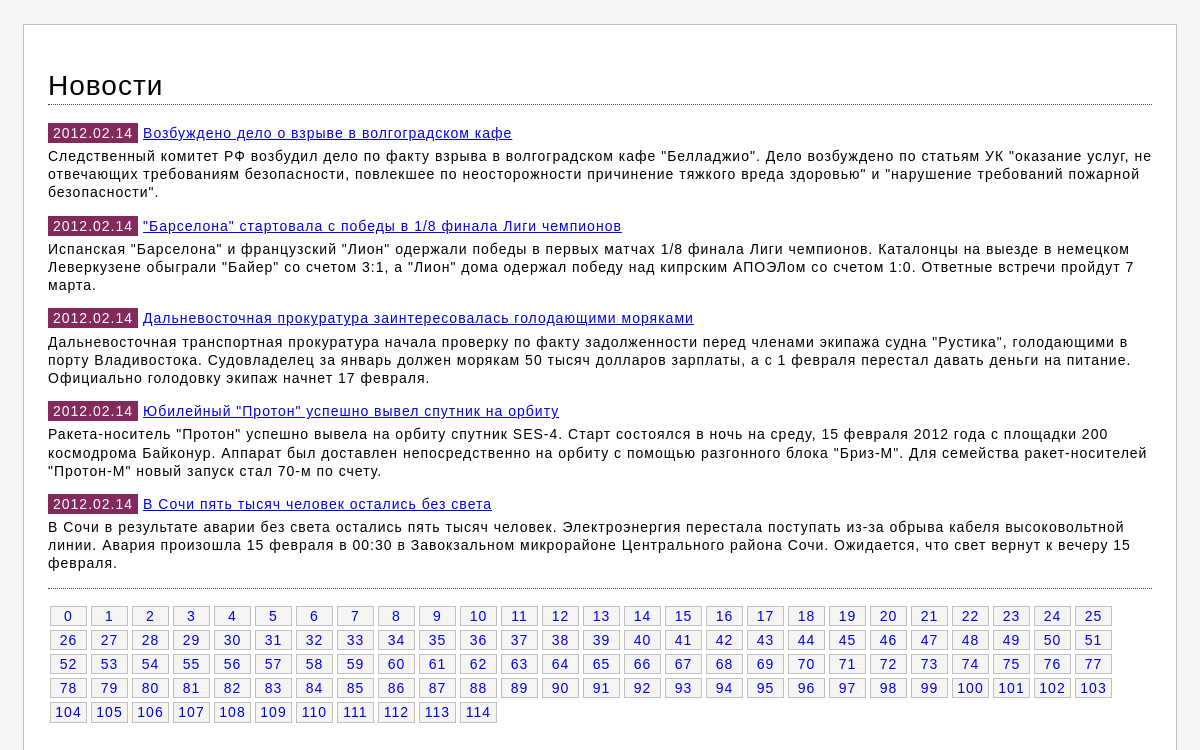
The page /news.php?page=2 on the database its author committed.
### tables this page shows
CREATE TABLE `news` (
  `id` int(11) unsigned NOT NULL AUTO_INCREMENT,
  `idate` int(11) unsigned NOT NULL DEFAULT '0',
  `title` varchar(250) NOT NULL DEFAULT '',
  `announce` text,
  `content` text,
  PRIMARY KEY (`id`),
  KEY `id` (`id`),
  KEY `idx_news_idate` (`idate`)
);

### news.php (the view, shortened to what this page needs)
<?php
  require_once 'header.php';
  require_once 'config.php';
    $limitStart = $_GET['page'] * 5;
    if ($result = $newsdb->query('SELECT id, title, announce, idate FROM news ORDER BY idate DESC LIMIT '.$limitStart.', 5')) {
        echo '<h1 class="article-header">Новости</h1>';
        while ( $row = $result->fetch_assoc() ) {
        echo('<div class="articleList"><div class="articleList-title"><span class="articleList-date">'. gmdate("Y.m.d", $row['idate']) .'</span><a href="viev.php?id='.$row['id'].'" class="articleList-link">' . $row['title'] . '</a></div>'
            . '<div class="articleList-announce">' . $row['announce'] . '</div></div>');
        }
    }
 ?>
 <div class="dottedLine"></div>
 <div class="pages">
   <?php
    if ($news = $newsdb->query('SELECT * FROM news')) {
      $pages = ceil(mysqli_num_rows($news) / 5);
    }
    for ($page = 0;$page <= $pages;$page++){
      echo('<a class="pages-link" href="/news.php?page='.$page.'">'.$page.'</a>');
    }
   ?>
 </div>
<?php   require_once 'footer.php'; ?>

### css/style.css (style rules this page uses)
html, body { margin: 0; padding: 0; }
body { font-family: sans-serif; letter-spacing: 1px; line-height: 1.3; font-size: 14px; background-color: whitesmoke; height: 100%; width: 100%; display: flex; align-items: center; flex-direction: column; }
.dottedLine { border-bottom: 1px dotted #84295B; }
.article-header { font-weight:500; border-bottom: 1px dotted #84295B; }
.articleList { margin: 5px 0 15px 0; }
.articleList-title { margin-bottom: 5px; }
.articleList-date { background-color: #84295B; color: #fff; padding: 2px 5px; }
.articleList-link { padding: 2px 5px; }
.pages { padding: 15px 0; display: flex; justify-content: flex-start; flex-wrap: wrap; box-sizing: border-box; margin: auto; }
.pages-link { display: inline-block; text-decoration: none; margin: 2px; width: 35px; text-align: center; border: 1px solid silver; background-color: whitesmoke; }

### rows shown on the page
news: idate "2012.02.14", title "Возбуждено дело о взрыве в волгоградском кафе", announce "Следственный комитет РФ возбудил дело по факту взрыва в волгоградском кафе \"Белладжио\". Дело возбуждено по статьям УК \"оказание услуг, не отвечающих требованиям безопасности, повлекшее по неосторожности причинение тяжкого вреда здоровью\" и \"нарушение требований пожарной безопасности\"."
news: idate "2012.02.14", title "\"Барселона\" стартовала с победы в 1/8 финала Лиги чемпионов", announce "Испанская \"Барселона\" и французский \"Лион\" одержали победы в первых матчах 1/8 финала Лиги чемпионов. Каталонцы на выезде в немецком Леверкузене обыграли \"Байер\" со счетом 3:1, а \"Лион\" дома одержал победу над кипрским АПОЭЛом со счетом 1:0. Ответные встречи пройдут 7 марта."
news: idate "2012.02.14", title "Дальневосточная прокуратура заинтересовалась голодающими моряками", announce "Дальневосточная транспортная прокуратура начала проверку по факту задолженности перед членами экипажа судна \"Рустика\", голодающими в порту Владивостока. Судовладелец за январь должен морякам 50 тысяч долларов зарплаты, а с 1 февраля перестал давать деньги на питание. Официально голодовку экипаж начнет 17 февраля."
news: idate "2012.02.14", title "Юбилейный \"Протон\" успешно вывел спутник на орбиту", announce "Ракета-носитель \"Протон\" успешно вывела на орбиту спутник SES-4. Старт состоялся в ночь на среду, 15 февраля 2012 года с площадки 200 космодрома Байконур. Аппарат был доставлен непосредственно на орбиту с помощью разгонного блока \"Бриз-М\". Для семейства ракет-носителей \"Протон-М\" новый запуск стал 70-м по счету."
news: idate "2012.02.14", title "В Сочи пять тысяч человек остались без света", announce "В Сочи в результате аварии без света остались пять тысяч человек. Электроэнергия перестала поступать из-за обрыва кабеля высоковольтной линии. Авария произошла 15 февраля в 00:30 в Завокзальном микрорайоне Центрального района Сочи. Ожидается, что свет вернут к вечеру 15 февраля."
